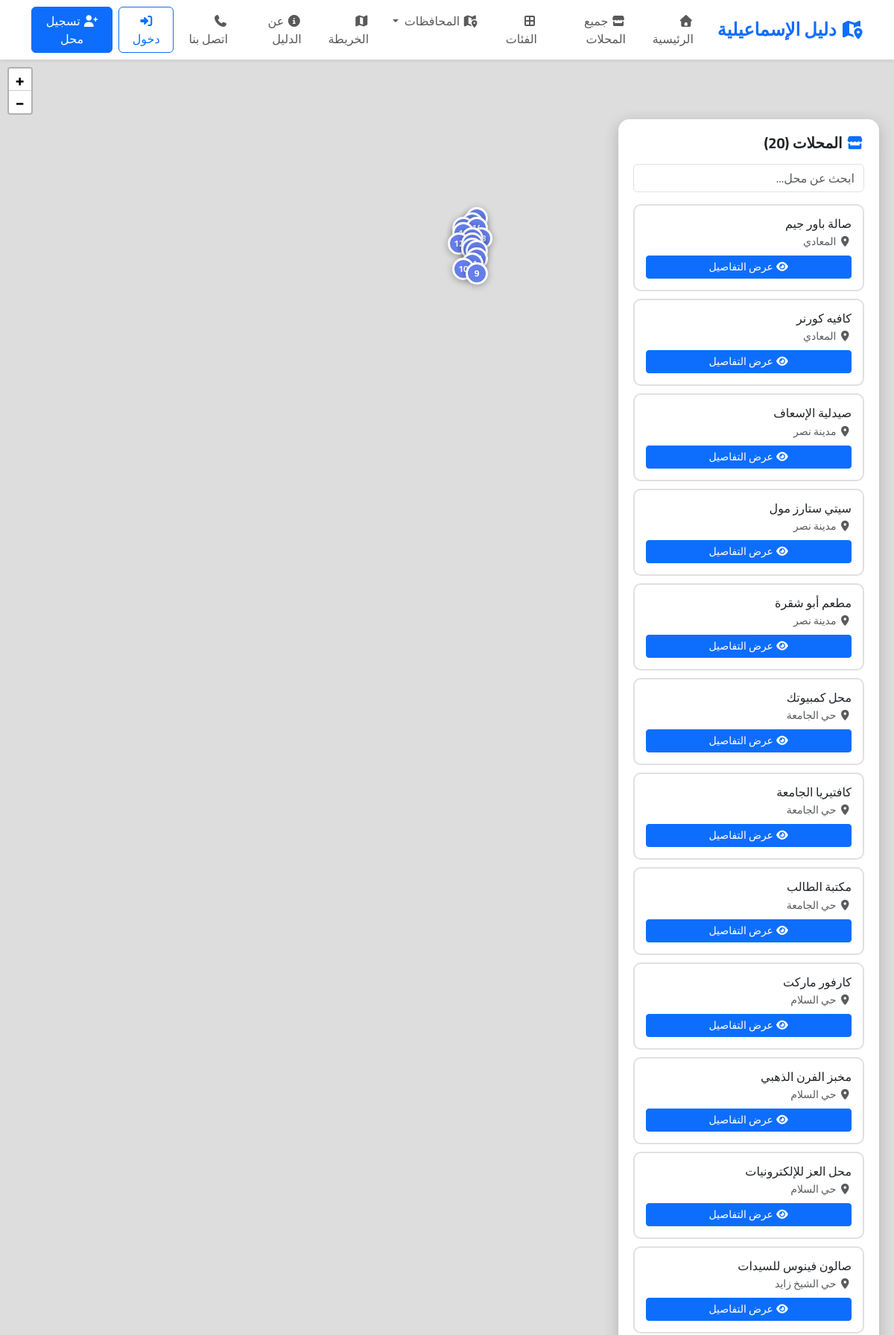
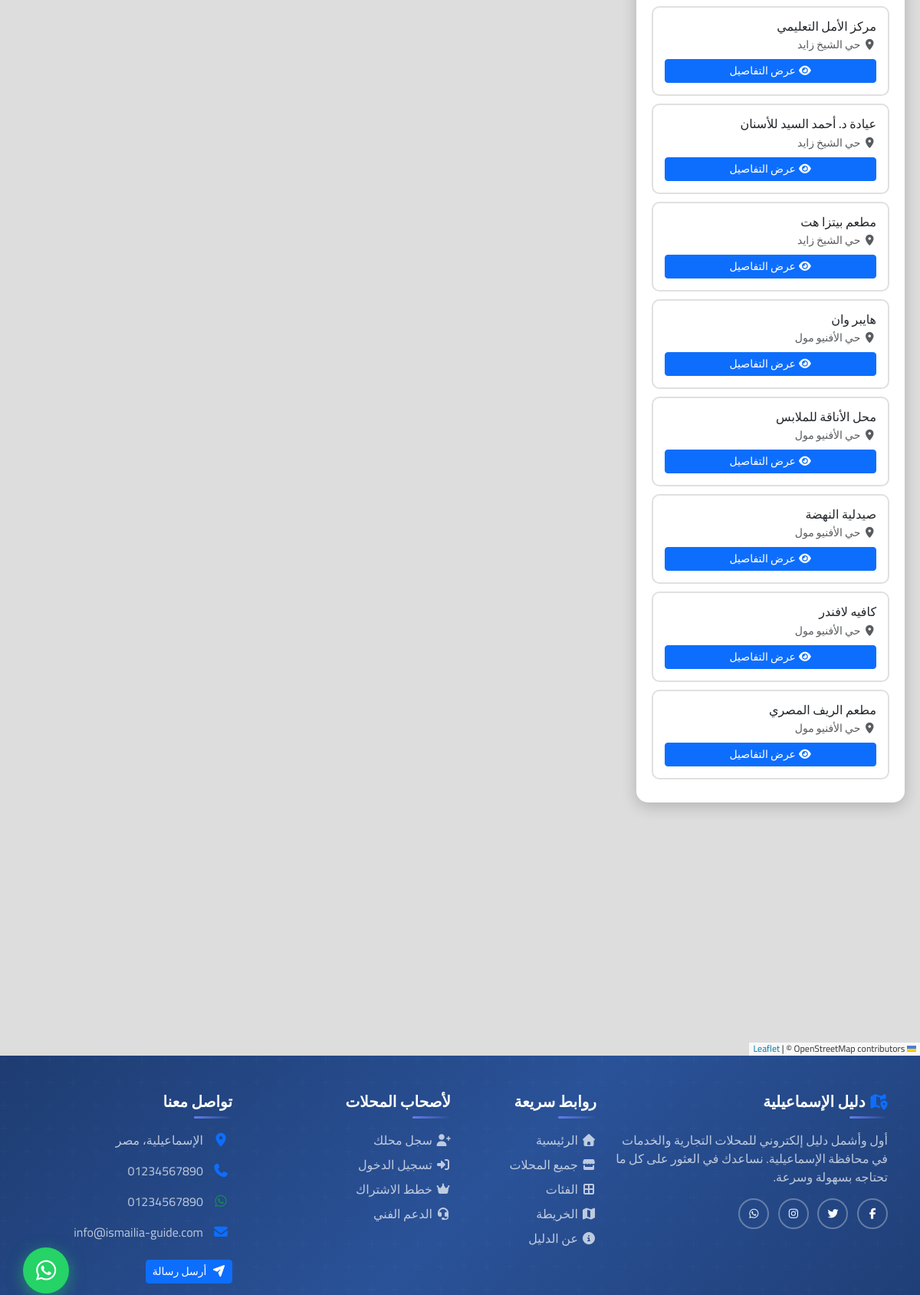
Screenshot of /map/ (upper part) with the database file from the repository (2 pictures, top to bottom).
### directory/models.py (models this page shows, shortened)
class Business(models.Model):
    phone_regex = RegexValidator(
        regex=r'^01[0-2,5]{1}[0-9]{8}$',
        message="أدخل رقم هاتف مصري صحيح (مثال: 01234567890)"
    )
    owner = models.ForeignKey(
        settings.AUTH_USER_MODEL,
        on_delete=models.CASCADE,
        related_name='businesses',
        related_query_name='business',
        verbose_name='المالك'
    )
    name = models.CharField(
        max_length=200,
        verbose_name='اسم المحل',
        db_index=True
    )
    slug = models.SlugField(
        max_length=250,
        unique=True,
        blank=True,
        allow_unicode=True,
        verbose_name='الرابط'
    )
    logo = models.ImageField(
        upload_to='businesses/logos/%Y/%m/',
        blank=True,
        null=True,
        verbose_name='اللوجو',
        help_text='يُفضل صورة مربعة 500x500 بكسل'
    )
    category = models.ForeignKey(
        Category,
        on_delete=models.PROTECT,
        related_name='businesses',
        related_query_name='business',
        verbose_name='الفئة'
    )
    district = models.ForeignKey(
        District,
        on_delete=models.PROTECT,
        related_name='businesses',
        related_query_name='business',
        verbose_name='الحي'
    )
    phone = models.CharField(
        max_length=15,
        validators=[phone_regex],
        verbose_name='رقم الهاتف',
        help_text='مثال: 01234567890'
    )
    whatsapp = models.CharField(
        max_length=15,
        blank=True,
        validators=[phone_regex],
        verbose_name='واتساب',
        help_text='رقم واتساب (اختياري)'
    )
    email = models.EmailField(
        blank=True,
        verbose_name='البريد الإلكتروني'
    )
    website = models.URLField(
        blank=True,
        verbose_name='الموقع الإلكتروني',
        help_text='رابط الموقع الإلكتروني للمحل (اختياري)'
    )
    facebook = models.URLField(
        blank=True,
        verbose_name='فيسبوك',
        help_text='رابط صفحة الفيسبوك (اختياري)'
    )
    instagram = models.URLField(
        blank=True,
        verbose_name='إنستجرام',
        help_text='رابط حساب الإنستجرام (اختياري)'
    )
    twitter = models.URLField(
        blank=True,
        verbose_name='تويتر',
        help_text='رابط حساب تويتر (اختياري)'
    )
    address = models.TextField(
        verbose_name='العنوان',
        help_text='العنوان التفصيلي للمحل'
    )
    location_url = models.URLField(
        blank=True,
        verbose_name='رابط الموقع (Google Maps)',
        help_text='رابط موقع المحل على خرائط جوجل (اختياري)'
    )
    latitude = models.DecimalField(
        max_digits=9,
        decimal_places=6,
        null=True,
        blank=True,
        verbose_name='خط العرض',
        help_text='يتم تحديده تلقائياً من الخريطة'
    )
    longitude = models.DecimalField(
        max_digits=9,
        decimal_places=6,
        null=True,
        blank=True,
        verbose_name='خط الطول',
        help_text='يتم تحديده تلقائياً من الخريطة'
    )
    description = models.TextField(
        verbose_name='الوصف',
        help_text='وصف تفصيلي عن المحل والخدمات المقدمة'
    )
    working_hours = models.TextField(
        blank=True,
        verbose_name='ساعات العمل',
        help_text='مثال: السبت-الخميس: 9 صباحاً - 10 مساءً | الجمعة: 2 مساءً - 10 مساءً'
    )
    view_count = models.PositiveIntegerField(
        default=0,
        verbose_name='عدد المشاهدات',
        editable=False
    )
    is_active = models.BooleanField(
        default=False,
        verbose_name='نشط',
        help_text='تفعيل/إيقاف ظهور المحل في الموقع'
    )
    is_verified = models.BooleanField(
        default=False,
        verbose_name='موثّق',
        help_text='تم التحقق من صحة المحل'
    )
    is_featured = models.BooleanField(
        default=False,
        verbose_name='مميز',
        help_text='عرض المحل في قسم المحلات المميزة'
    )
    created_at = models.DateTimeField(
        auto_now_add=True,
        verbose_name='تاريخ الإضافة'
    )
    updated_at = models.DateTimeField(
        auto_now=True,
        verbose_name='تاريخ التحديث'
    )
    logo = models.ImageField(
        upload_to='businesses/logos/%Y/%m/',
        blank=True,
        null=True,
        verbose_name='اللوجو',
        help_text='يُفضل صورة مربعة 500x500 بكسل'
    )
    cover_image = models.ImageField(
        upload_to='businesses/covers/%Y/%m/',
        blank=True,
        null=True,
        verbose_name='صورة الغلاف',
        help_text='صورة عريضة للعرض في البطاقة والبانر (يُفضل 1200x400 بكسل)'
    )
    class Meta:
        verbose_name = 'محل'
        verbose_name_plural = 'المحلات'
        ordering = ['-created_at']
        indexes = [
            models.Index(fields=['slug']),
            models.Index(fields=['is_active', 'is_verified']),
            models.Index(fields=['category', 'is_active']),
            models.Index(fields=['district', 'is_active']),
            models.Index(fields=['-view_count']),
            models.Index(fields=['is_featured']),
            models.Index(fields=['owner', 'is_active']),
        ]
        constraints = [
            models.CheckConstraint(
                condition=models.Q(latitude__gte=-90, latitude__lte=90) | models.Q(latitude__isnull=True),
                name='valid_latitude',
                violation_error_message='خط العرض يجب أن يكون بين -90 و 90'
            ),
            models.CheckConstraint(
                condition=models.Q(longitude__gte=-180, longitude__lte=180) | models.Q(longitude__isnull=True),
                name='valid_longitude',
                violation_error_message='خط الطول يجب أن يكون بين -180 و 180'
            ),
        ]

class District(models.Model):
    governorate = models.ForeignKey(
        'Governorate',
        on_delete=models.CASCADE,
        related_name='districts',
        related_query_name='district',
        verbose_name='المحافظة'
    )
    name = models.CharField(
        max_length=100,
        verbose_name='اسم الحي',
        db_index=True
    )
    slug = models.SlugField(
        max_length=100,
        unique=True,
        blank=True,
        allow_unicode=True,
        verbose_name='الرابط'
    )
    description = models.TextField(
        blank=True,
        verbose_name='الوصف',
        help_text='وصف تفصيلي للحي (اختياري)'
    )
    is_active = models.BooleanField(
        default=True,
        verbose_name='نشط'
    )
    order = models.IntegerField(
        default=0,
        verbose_name='الترتيب'
    )
    created_at = models.DateTimeField(
        auto_now_add=True,
        verbose_name='تاريخ الإنشاء'
    )
    updated_at = models.DateTimeField(
        auto_now=True,
        verbose_name='تاريخ التحديث'
    )
    class Meta:
        verbose_name = 'حي'
        verbose_name_plural = 'الأحياء'
        ordering = ['governorate__order', 'governorate__name', 'order', 'name']
        indexes = [
            models.Index(fields=['slug']),
            models.Index(fields=['governorate', 'is_active']),
            models.Index(fields=['is_active', 'order']),
        ]
        unique_together = [['governorate', 'name']]  # منع تكرار اسم الحي في نفس المحافظة

### directory/views.py (the view)
# urls.py: path('map/', views.map_view, name='map_view'),
def map_view(request):
    businesses = Business.objects.filter(
        is_active=True,
        is_verified=True,
        latitude__isnull=False,
        longitude__isnull=False,
    ).select_related('category', 'district', 'district__governorate')
    context = {
        'businesses': businesses,
    }
    return render(request, 'directory/map_view.html', context)

### accounts/context_processors.py (called while the page is built, shortened)
def admin_stats(request):
    if not request.user.is_authenticated or not (request.user.is_staff or request.user.is_superuser):
        return {}

### directory/context_processors.py (called while the page is built)
def seo_defaults(request):
    return {
        'seo': {
            'site_name': getattr(settings, 'SITE_NAME', 'دليل الإسماعيلية'),
            'title': 'دليل الإسماعيلية - دليل شامل للمحلات والخدمات',
            'description': 'دليل شامل للمحلات التجارية والخدمات في الإسماعيلية والمحافظات المجاورة',
            'keywords': 'الإسماعيلية، دليل، محلات، خدمات، مطاعم، صيدليات',
        'navbar_categories': Category.objects.filter(
            is_active=True
        ).order_by('order', 'name')[:8],
        'navbar_governorates': Governorate.objects.filter(
            is_active=True
        ).order_by('order', 'name'),
        'total_categories': Category.objects.filter(is_active=True).count(),
        'total_governorates': Governorate.objects.filter(is_active=True).count(),
        'total_districts': District.objects.filter(is_active=True).count(),
    }
        }

def navbar_context(request):
    navbar_governorates = Governorate.objects.filter(
        is_active=True
    ).annotate(
        business_count=Count(
            'district__business',
            filter=Q(
                district__business__is_active=True,
                district__business__is_verified=True
            ),
            distinct=True
        )
    ).order_by('order', 'name')[:6]
    pending_businesses_count = 0
    pending_reviews_count = 0  # ← صفر مؤقتاً
    if request.user.is_authenticated and (request.user.is_staff or request.user.is_superuser):
        pending_businesses_count = Business.objects.filter(is_verified=False).count()
    return {
        'navbar_governorates': navbar_governorates,
        'pending_businesses_count': pending_businesses_count,
        'pending_reviews_count': pending_reviews_count,
    }

### directory/converters.py (called while the page is built)
    def to_url(self, value):
        return str(value)

### templates/directory/map_view.html (shortened to what this page needs)
{% extends 'base.html' %}
{% load static %}
{% block extra_css %}
<link rel="stylesheet" href="https://unpkg.com/leaflet@1.9.4/dist/leaflet.css" />
{% endblock %}
{% block content %}
<div style="position: relative;">
    <div id="map-full"></div>
    <div class="map-sidebar">
        <h5 class="fw-bold mb-3">
            <i class="fas fa-store text-primary"></i>
            المحلات ({{ businesses.count }})
        </h5>
        <div class="mb-3">
            <input type="text"
                   id="search-map"
                   class="form-control"
                   placeholder="ابحث عن محل...">
        </div>
        <div id="businesses-list">
            {% for business in businesses %}
            <div class="business-card-map"
                 data-lat="{{ business.latitude }}"
                 data-lng="{{ business.longitude }}"
                 data-id="{{ business.id }}">
                <h6 class="mb-1">{{ business.name }}</h6>
                <small class="text-muted d-block mb-2">
                    <i class="fas fa-map-marker-alt"></i> {{ business.district.name }}
                </small>
                <a href="{% url 'business_detail' business.slug %}"
                   class="btn btn-sm btn-primary w-100">
                    <i class="fas fa-eye"></i> عرض التفاصيل
                </a>
            </div>
            {% endfor %}
        </div>
    </div>
</div>
{% endblock %}

### static/css/style.css (style rules this page uses)
body, h1, h2, h3, h4, h5, h6, p, a, button, input, textarea, select, label, span, div { font-family: 'Cairo', sans-serif; }
body { background-color: #f8f9fa; min-height: 100vh; display: flex; flex-direction: column; }

### static/css/animations.css (style rules this page uses)
html { scroll-behavior: smooth; }

### templates/base.html (style rules this page uses)
* { font-family: 'Cairo', sans-serif; }
html { scroll-behavior: smooth; height: 100%; }
body { min-height: 100%; display: flex; flex-direction: column; background-color: #f8f9fa; margin: 0; padding: 0; }

### templates/directory/map_view.html (style rules this page uses)
#map-full { height: calc(100vh - 100px); width: 100%; }
.map-sidebar { position: absolute; top: 80px; right: 20px; width: 350px; background: white; border-radius: 15px; box-shadow: 0 5px 20px rgba(0,0,0,0.2); padding: 20px; max-height: calc(100vh - 120px); overflow-y: auto; z-index: 1000; }
.business-card-map { padding: 15px; margin-bottom: 10px; border-radius: 10px; border: 2px solid #e0e0e0; cursor: pointer; transition: all 0.3s; }

### templates/includes/navbar.html (style rules this page uses)
.btn { transition: all 0.3s ease; }

### rows the page displays
Business: name "صالة باور جيم", district.name "المعادي"
Business: name "كافيه كورنر", district.name "المعادي"
Business: name "صيدلية الإسعاف", district.name "مدينة نصر"
Business: name "سيتي ستارز مول", district.name "مدينة نصر"
Business: name "مطعم أبو شقرة", district.name "مدينة نصر"
Business: name "محل كمبيوتك", district.name "حي الجامعة"
Business: name "كافتيريا الجامعة", district.name "حي الجامعة"
Business: name "مكتبة الطالب", district.name "حي الجامعة"
Business: name "كارفور ماركت", district.name "حي السلام"
Business: name "مخبز الفرن الذهبي", district.name "حي السلام"
Business: name "محل العز للإلكترونيات", district.name "حي السلام"
Business: name "صالون فينوس للسيدات", district.name "حي الشيخ زايد"
Business: name "مركز الأمل التعليمي", district.name "حي الشيخ زايد"
Business: name "عيادة د. أحمد السيد للأسنان", district.name "حي الشيخ زايد"
Business: name "مطعم بيتزا هت", district.name "حي الشيخ زايد"
Business: name "هايبر وان", district.name "حي الأفنيو مول"
Business: name "محل الأناقة للملابس", district.name "حي الأفنيو مول"
Business: name "صيدلية النهضة", district.name "حي الأفنيو مول"
Business: name "كافيه لافندر", district.name "حي الأفنيو مول"
Business: name "مطعم الريف المصري", district.name "حي الأفنيو مول"

### other values shown
{{ businesses.count }} "20"
